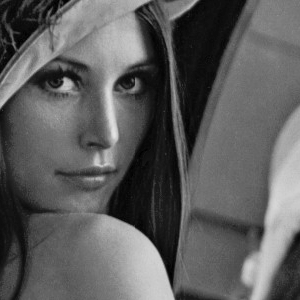
#> input picture Fig0222(a)(face).tif, 300 x 300 px
$ python linear.py
#> lines starting #> are read from the running program, lines starting #| are printed output that depends on the picture
#!/usr/bin/env python3
# -*- coding: utf-8 -*-
# File              : linear.py
# Author            : phamlehuy53 <unknownsol98@gmail>
# Date              : 22.01.2021
# Last Modified Date: 29.01.2021
# Last Modified By  : phamlehuy53 <unknownsol98@gmail>
# %%
import numpy as np
import cv2
import sys
import os

CURRENT_DIR = os.path.dirname(__file__) if '__file__' in dir() else '.'
if CURRENT_DIR == '.':
        print('Warning: Program not run by source script!')
sys.path.insert(1, os.path.join( CURRENT_DIR, '../../'))

# %%
def negative(image: np.ndarray = None):
    if not image.any():
        print('Check input image!')
        return None
    image = 255 - image
    return image

# %%
def identity(image: np.ndarray = None):
    if not image.any():
        print('Check the image')
        return
    return image

# %%
if __name__ == "__main__":
    image = cv2.imread(os.path.join(CURRENT_DIR, '../Fig0222(a)(face).tif'), 0)
#> image is the input picture: shape (300, 300); min 0, max 228, mean 93.3
    # img.shape
    # %% [Negative test]
    cv2.imshow('Origin', image)
    cv2.imshow('Negatived', negative(image))
#> in negative, `image = 255 - image`:
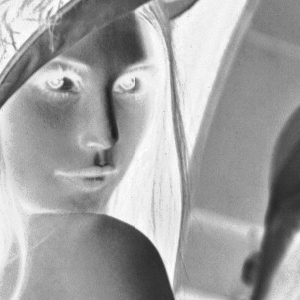
#> image: shape (300, 300); min 27, max 255, mean 161.7
    cv2.waitKey(0)
    cv2.destroyAllWindows()

    pass
